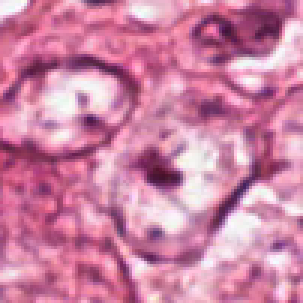
#> input picture orchestra_images/0transformed1.png, 101 x 101 px (shown 3 times larger)
$ python -i nuclei_detect.py   (imports and definitions only)
#> lines starting #> are read from the running program, lines starting #| are printed output that depends on the picture; after the words box and inside, x2 and y2 are one past the last pixel; in counts of white or black regions, pixels touching at a corner belong together
import numpy as np
from scipy import ndimage as nd
import skimage as ski
import skimage.io as skio
from skimage.exposure import rescale_intensity
from skimage import morphology
import scipy.ndimage.morphology as smorphology
from scipy.ndimage import gaussian_filter
from skimage.measure import label, regionprops
from skimage.segmentation import clear_border
#from skimage.filters import gaussian_filter

def nuclei_detect_pipeline(img, MinPixel = 200, MaxPixel=2500):
    return img, nuclei_detection(img, MinPixel, MaxPixel)

# [61 lines left out: function nuclei_detection_cancer, not called in this run]

def nuclei_detection(img, MinPixel, MaxPixel):
#> called with MinPixel = 200, MaxPixel = 2500
    img_f = ski.img_as_float(img)
    adjustRed = rescale_intensity(img_f[:,:,0])
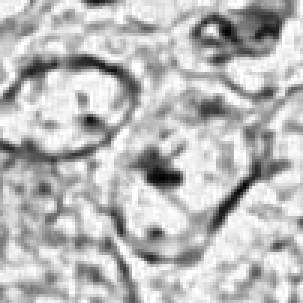
#> adjustRed: shape (101, 101) float64 (shown 3 times larger); min 0, max 1, mean 0.731
    roiGamma = rescale_intensity(adjustRed, in_range=(0, 0.5));
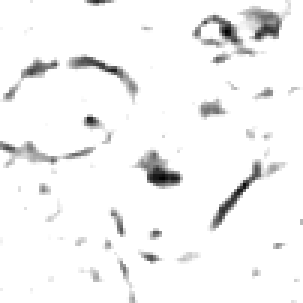
#> roiGamma: shape (101, 101) float64 (shown 3 times larger); min 0, max 1, mean 0.957
    roiMaskThresh = roiGamma < (250 / 255.0) ;
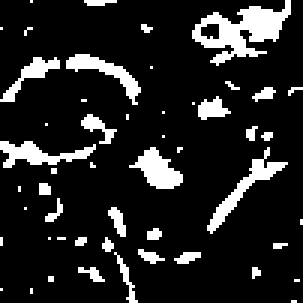
#> roiMaskThresh: shape (101, 101) bool (shown 3 times larger); 13.7% white; 51 white regions (37 under 20 px), largest, box (x1, y1, x2, y2) and area: (64, 0, 97, 22) 317, (69, 49, 96, 78) 147, (0, 47, 32, 56) 132

    roiMaskFill = morphology.remove_small_objects(~roiMaskThresh, MinPixel);
#> roiMaskFill: shape (101, 101) bool; 86.1% white; 51 black regions (37 under 20 px), largest, box (x1, y1, x2, y2) and area: (64, 0, 97, 22) 342, (69, 49, 96, 78) 147, (0, 47, 32, 56) 132
    roiMaskNoiseRem = morphology.remove_small_objects(~roiMaskFill,150);
#> roiMaskNoiseRem: shape (101, 101) bool; 3.4% white; 1 white region, box (x1, y1, x2, y2) and area: (64, 0, 97, 22) 342
    roiMaskDilat = morphology.dilation(roiMaskNoiseRem, morphology.disk(3));
#> roiMaskDilat: shape (101, 101) bool; 6.6% white; 1 white region, box (x1, y1, x2, y2) and area: (61, 0, 100, 25) 669
    roiMask = smorphology.binary_fill_holes(roiMaskDilat)

    hsv = ski.color.rgb2hsv(img);
#> hsv: shape (101, 101, 3) float64; mean of channels 0, 1, 2 0.901, 0.387, 0.8
    hsv[:,:,2] = 0.8;
#> hsv: shape (101, 101, 3) float64; mean of channels 0, 1, 2 0.901, 0.387, 0.8
    img2 = ski.color.hsv2rgb(hsv)
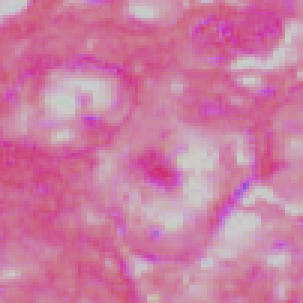
#> img2: shape (101, 101, 3) float64 (shown 3 times larger); mean R, G, B 0.799, 0.491, 0.639
    diffRGB = img2-img_f
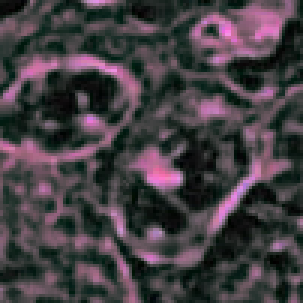
#> diffRGB: shape (101, 101, 3) float64 (shown 3 times larger); mean R, G, B -0.000441, -0.0174, -0.00406; drawn with min black and max white
    adjRGB = np.zeros(diffRGB.shape)
    adjRGB[:,:,0] = rescale_intensity(diffRGB[:,:,0],in_range=(0, 0.4))
    adjRGB[:,:,1] = rescale_intensity(diffRGB[:,:,1],in_range=(0, 0.4))
    adjRGB[:,:,2] = rescale_intensity(diffRGB[:,:,2],in_range=(0, 0.4))

    gauss = gaussian_filter(adjRGB[:,:,2], sigma=3, truncate=5.0);
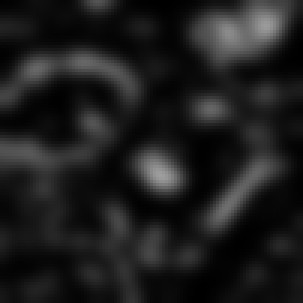
#> gauss: shape (101, 101) float64 (shown 3 times larger); min 0.00128, max 0.62, mean 0.118

    bw1 = gauss>(100/255.0);
#> bw1: shape (101, 101) bool; 3.2% white; 7 white regions (4 under 20 px), largest, box (x1, y1, x2, y2) and area: (71, 3, 93, 17) 201, (48, 52, 59, 63) 86, (73, 64, 80, 72) 24
    bw1 = bw1 * roiMask;
#> bw1: shape (101, 101) bool; 2% white; 1 white region, box (x1, y1, x2, y2) and area: (71, 3, 93, 17) 201
    bw1_bwareaopen = morphology.remove_small_objects(bw1, MinPixel)
    bw2 = smorphology.binary_fill_holes(bw1_bwareaopen);

    bwDist = nd.distance_transform_edt(bw2);
    filtDist = gaussian_filter(bwDist,sigma=5, truncate=5.0);
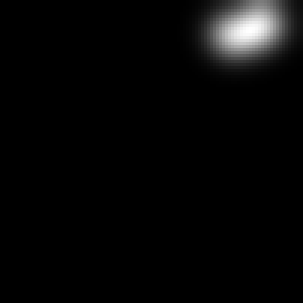
#> filtDist: shape (101, 101) float64 (shown 3 times larger); min 0, max 1.67, mean 0.0474; drawn with min black and max white

    L = label(bw2)
#> L: shape (101, 101) int32; values 0 (black) and 1 (white), 2% white; 1 white region
    R = regionprops(L)
#> R = 1 regions; box (x1, y1, x2, y2) and area: (71, 3, 93, 17) 201
    coutn = 0
    for idx, R_i in enumerate(R):
        if R_i.area < MaxPixel and R_i.area > MinPixel:
            r, l = R_i.centroid
            #print(idx, filtDist[r,l])
        else:
            L[L==(idx+1)] = 0
#> this loop made 1 pass
#> (r, l) on pass 1: (9.66, 81.88)
    BW = L > 0
    return BW

class stain_normliazation:
    # [24 lines left out: functions __get_mv_sv, __init__, stain, not called in this run]

>>> import cv2
>>> picture = cv2.cvtColor(cv2.imread('../orchestra_images/0transformed1.png'), cv2.COLOR_BGR2RGB)
>>> result = nuclei_detect_pipeline(picture)

$ run again, on orchestra_images/0transformed11.png
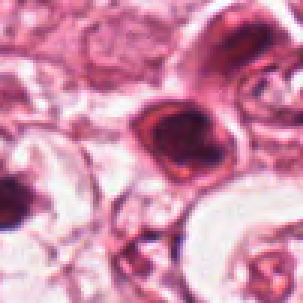
#> input picture orchestra_images/0transformed11.png, 101 x 101 px (shown 3 times larger)
#> in nuclei_detection, `roiMaskThresh = roiGamma < (250 / 255.0) ;`:
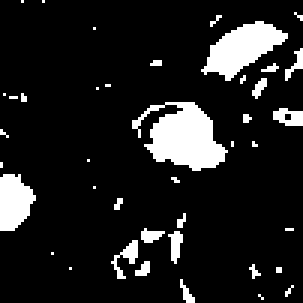
#> roiMaskThresh: shape (101, 101) bool (shown 3 times larger); 12% white; 41 white regions (33 under 20 px), largest, box (x1, y1, x2, y2) and area: (44, 34, 76, 57) 425, (67, 7, 96, 27) 293, (0, 58, 12, 77) 169
#> roiMaskNoiseRem: shape (101, 101) bool; 8.4% white; 3 white regions, box (x1, y1, x2, y2) and area: (48, 34, 76, 57) 399, (67, 7, 96, 27) 293, (0, 58, 12, 77) 169
#> roiMaskDilat: shape (101, 101) bool; 14.5% white; 3 white regions, box (x1, y1, x2, y2) and area: (45, 31, 79, 60) 671, (64, 4, 99, 30) 525, (0, 55, 15, 80) 280
#> bw1_bwareaopen: shape (101, 101) bool; 6.4% white; 2 white regions
#> in nuclei_detection, `L = label(bw2)`:
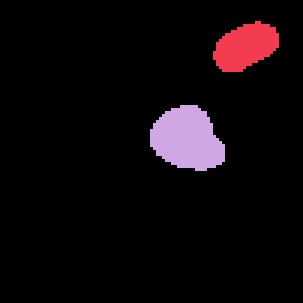
#> L: shape (101, 101) int32 (shown 3 times larger); 3 distinct labels, from 0 to 2; one colour per label, 0 black
#> R = 2 regions; box (x1, y1, x2, y2) and area: (50, 35, 75, 57) 401, (71, 7, 93, 24) 256
#> the loop in nuclei_detection, `for idx, R_i in enumerate(R):` made 2 passes
#> (r, l) on passes 1 to 2: (15.09, 81.4), (45.92, 61.95)

$ run again, on orchestra_images/0transformed12.png
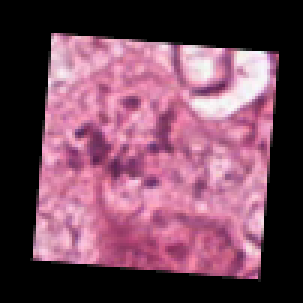
#> input picture orchestra_images/0transformed12.png, 101 x 101 px (shown 3 times larger)
#> in nuclei_detection, `roiMaskThresh = roiGamma < (250 / 255.0) ;`:
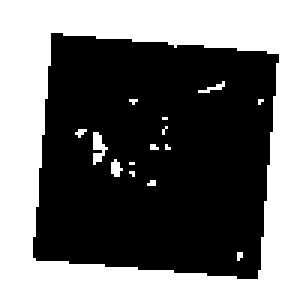
#> roiMaskThresh: shape (101, 101) bool (shown 3 times larger); 45% white; 15 white regions (13 under 20 px), largest, box (x1, y1, x2, y2) and area: (0, 0, 101, 101) 4486, (31, 44, 36, 55) 32
#> roiMaskNoiseRem: shape (101, 101) bool; 44% white; 1 white region, box (x1, y1, x2, y2) and area: (0, 0, 101, 101) 4486
#> roiMaskDilat: shape (101, 101) bool; 52.5% white; 1 black region, box (x1, y1, x2, y2) and area: (14, 14, 89, 90) 4846
#> roiMask: shape (101, 101) bool; every value is 1
#> bw1: shape (101, 101) bool; 48.4% white; 2 white regions, box (x1, y1, x2, y2) and area: (0, 0, 101, 101) 4881, (30, 46, 42, 57) 54
#> bw1_bwareaopen: shape (101, 101) bool; 47.8% white; 1 white region
#> in nuclei_detection, `bwDist = nd.distance_transform_edt(bw2);`:
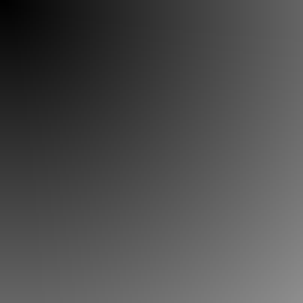
#> bwDist: shape (101, 101) float64 (shown 3 times larger); min 1, max 142.1, mean 77.3
#> R = 1 regions; box (x1, y1, x2, y2) and area: (0, 0, 101, 101) 10201
#> the loop in nuclei_detection, `for idx, R_i in enumerate(R):` made 1 pass
#> BW: shape (101, 101) bool; every value is 0
